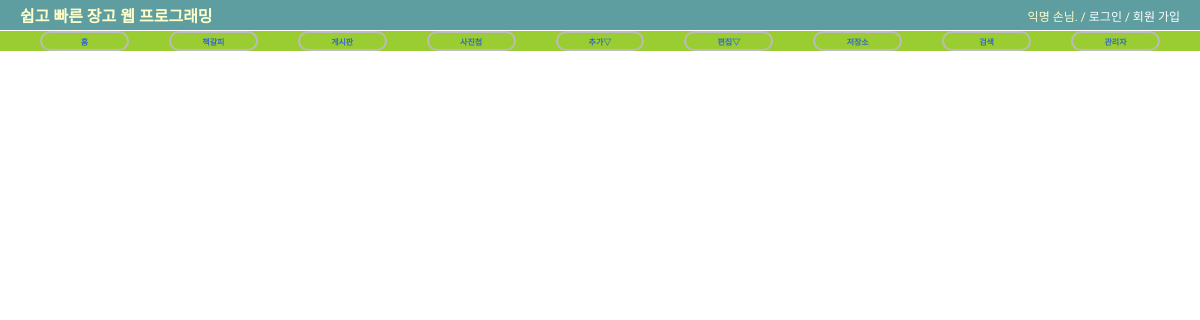
Before: /photo/ with the older database file.
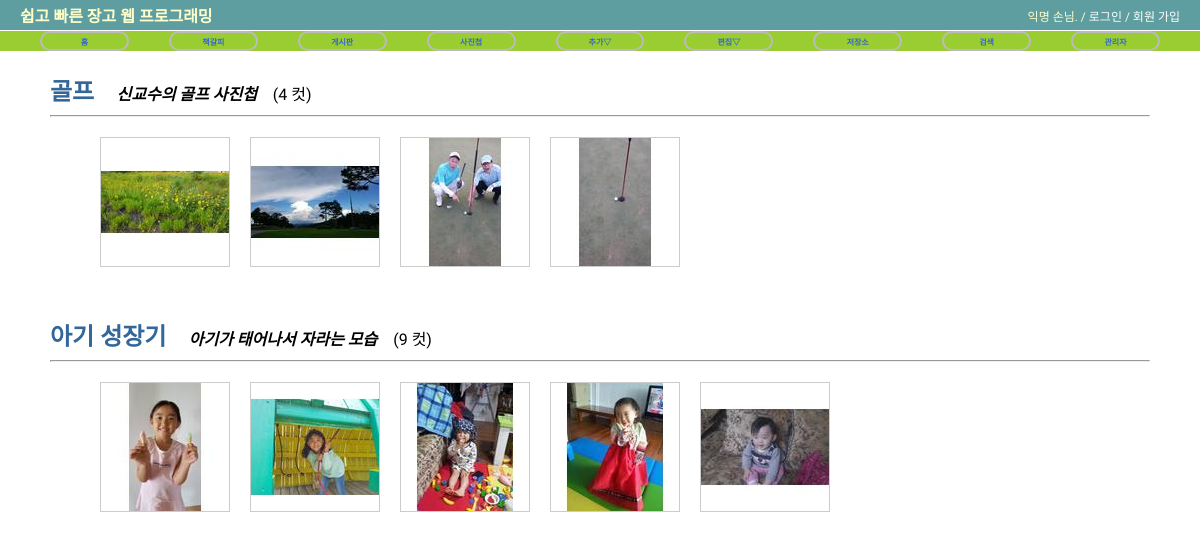
After: the same page with the newer database file.
### photo/models.py (models this page shows, shortened)
class Album(models.Model):
	name = models.CharField('앨범 이름', max_length=50)
	description = models.CharField('앨범 설명', max_length=100, blank=True)
	class Meta:
		ordering = ['name']

class Photo(models.Model):
	album = models.ForeignKey(Album)
	title = models.CharField('사진 제목', max_length=50)
	image = ThumbnailImageField(upload_to='photo/%Y/%m')
	description = models.TextField('사진 설명', blank=True)
	upload_date = models.DateTimeField('등록 일시', auto_now_add=True)
	class Meta:
		ordering = ['-upload_date']
	def get_absolute_url(self):
		return reverse('photo:photo_detail', args=(self.id,))

### photo/views.py (the view)
class AlbumLV(ListView):
    model = Album

### photo/fields.py (called while the page is built)
def _add_thumb(s):              # 매개변수 s에는 파일 path가 전달됨
	parts = s.split(".")        # 문자열 나누기 https://wikidocs.net/13
	parts.insert(-1, "thumb")   # 마지막 원소 위치 앞에 삽입
	if parts[-1].lower() not in ['jpeg', 'jpg']:    # 확장자에 대한 검사
		parts[-1] = 'jpg'       # 확장자를 수정
	return ".".join(parts)      # "myPic.thumb.jpg"

	def _get_thumb_url(self):
		return _add_thumb(self.url)     # self.url은 이미지 파일의 URL

### photo/templates/photo/album_list.html (shortened to what this page needs)
{% extends "base.html" %}
{% load staticfiles %}
{% block extrastyle %}{% static "photo/photo.css" %}{% endblock %}
{% block content %}
<div id="content">
    {% for album in object_list %}
        <div class="clear_float">
            <h2 style="display:inline">
                <a href="{% url 'photo:album_detail' album.id %}">{{ album.name }}</a>
            </h2>
            &emsp;<b><i>{{ album.description }}</i></b>
            &nbsp;&nbsp; ({{ album.photo_set.all.count }} 컷)
        </div>
        <hr/>
        <div class="album-list">
            {% for photo in album.photo_set.all|slice:":5" %}
                <div class="album-list-photo">
                    <a href="{{ photo.get_absolute_url }}">
                        <img class="thumbnail" src="{{ photo.image.thumb_url }}" />
                    </a>
                </div>
            {% endfor %}
        </div>
    {% endfor %}
</div>
{% endblock %}

### templates/base.html (shortened to what this page needs)
<!DOCTYPE html>
<html lang="ko">
<head>
{% load staticfiles %}
<link rel="stylesheet" type="text/css" href="{% block stylesheet %}{% static 'css/base.css' %}{% endblock %}" />
<link rel="stylesheet" type="text/css" href="{% block extrastyle %}{% endblock %}" />
</head>
<body>
<div id="header">
    <h2 class="maintitle">쉽고 빠른 장고 웹 프로그래밍</h2>
    {% if user.is_active %}
        <h4 class="welcome">환영,
            <strong>{% firstof user.get_short_name user.get_username %}</strong>님. /
            <a href="{% url 'password_change' %}">비밀번호 변경</a> /
            <a href="{% url 'logout' %}">로그아웃</a>
        </h4>
    {% else %}
        <h4 class="welcome">익명 손님. /
            <a href="{% url 'login' %}">로그인</a> /
            <a href="{% url 'register' %}">회원 가입</a>
        </h4>
    {% endif %}
</div>
<div id="menu">
    <li><a href="{% url 'home' %}">홈</a></li>
    <li><a href="{% url 'bookmark:index' %}">책갈피</a></li>
    <li><a href="{% url 'blog:index' %}">게시판</a></li>
    <li><a href="{% url 'photo:index' %}">사진첩</a></li>
    <li><a href="#">추가&bigtriangledown;</a>
    </li>
    <li><a href="#">편집&bigtriangledown;</a>
    </li>
    <li><a href="{% url 'blog:post_archive' %}">저장소</a></li>
    <li><a href="{% url 'blog:search' %}">검색</a></li>
    <li><a href="{% url 'admin:index' %}">관리자</a></li>
</div>
{% block content %}{% endblock %}
</body>
</html>

### static/css/base.css (style rules this page uses)
body { font-family: 'Sunflower', sans-serif; font-size: 16px; }
div#header { position: absolute; top: 0px; left: 0px; height: 30px; width: 100%; display: table; background: cadetblue; }
div#menu { position: absolute; top: 31px; left: 0px; height: 20px; width: 100%; display: table; table-layout: fixed; border-spacing: 40px 0px; background: yellowgreen; font-size: 8px; }
div#content { position: absolute; top: 72px; left: 50px; right: 50px; }
.maintitle { display: table-cell; vertical-align: middle; padding-left: 20px; color: #ffc; font-weight: bold; font-size: 16px; }
.welcome { display: table-cell; vertical-align: middle; text-align: right; padding-right: 20px; color: #ffc; font-weight: normal; font-size: 12px; }
.welcome a:link, .welcome a:visited { color: white; }
div#menu a:link, div#menu a:visited { color: #36c; }
div#menu > li { display: table-cell; vertical-align: middle; border: 2px solid #bbb; border-radius: 25px; text-align: center; font-weight: bold; }
a:link, a:visited { color: #369; text-decoration: none; }

### photo/static/photo/photo.css (style rules this page uses)
div.album-list { margin: 20px 50px; }
div.album-list-photo { float: left; width: 150px; height: 180px; }
img.thumbnail { border:1px solid #ccc; }
div.clear_float { clear: both; }

Changed rows visible on the page:
added Album: name "골프", description "신교수의 골프 사진첩", photo_set.all.count "4"
added Photo: shows a picture, shown under "골프"
added Photo: shows a picture, shown under "골프"
added Photo: shows a picture, shown under "골프"
added Photo: shows a picture, shown under "골프"
added Album: name "아기 성장기", description "아기가 태어나서 자라는 모습", photo_set.all.count "9"
added Photo: shows a picture, shown under "아기 성장기"
added Photo: shows a picture, shown under "아기 성장기"
added Photo: shows a picture, shown under "아기 성장기"
added Photo: shows a picture, shown under "아기 성장기"
added Photo: shows a picture, shown under "아기 성장기"
